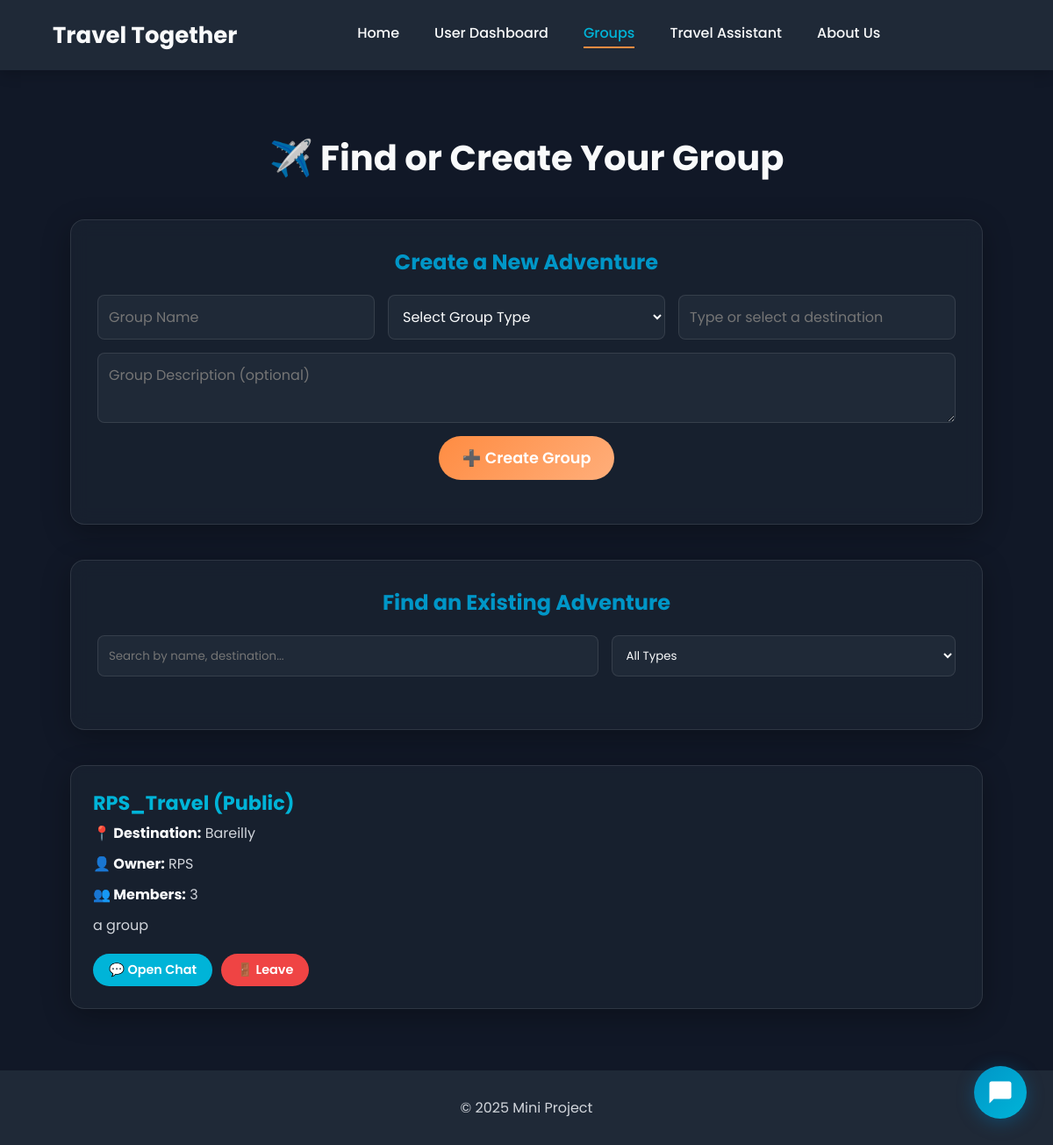
The app's page /groups (signed in) with its own data.
### tables this page shows
CREATE TABLE Groups (
        group_id TEXT PRIMARY KEY,
        group_name TEXT NOT NULL,
        group_description TEXT,
        group_type TEXT NOT NULL CHECK(group_type IN ('Public', 'Private')),
        owner_id TEXT NOT NULL,
        destination_id TEXT,
        member_count INTEGER DEFAULT 1,
        max_members INTEGER DEFAULT 50,
        created_at TEXT DEFAULT CURRENT_TIMESTAMP,
        FOREIGN KEY (owner_id) REFERENCES Users (userid) ON DELETE CASCADE,
        FOREIGN KEY (destination_id) REFERENCES Destinations (destination_id) ON DELETE SET NULL
    );

CREATE TABLE Destinations (
        destination_id TEXT PRIMARY KEY,
        destination_name TEXT UNIQUE NOT NULL,
        country TEXT NOT NULL
    );

CREATE TABLE Users (
        userid TEXT PRIMARY KEY,
        username TEXT UNIQUE NOT NULL,
        password TEXT NOT NULL,
        email TEXT UNIQUE NOT NULL,
        phone_no TEXT UNIQUE,
        gender TEXT CHECK(gender IN ('Male', 'Female', 'Other')),
        marital_status TEXT CHECK(marital_status IN ('Single', 'Married', 'Divorced', 'Widowed')),
        bio TEXT,
        created_at TEXT DEFAULT CURRENT_TIMESTAMP
    );

### app.py (the view, shortened to what this page needs)
@app.route('/groups', methods=["GET", "POST"])
def groups():
    conn, user = validate_user_session()
    if not user:
        return redirect("/auth")
    destinations = database.get_all_destinations()
    groups_list = conn.execute("""
        SELECT g.*, u.username as owner_name, d.destination_name,
               (SELECT 1 FROM GroupMembers gm WHERE gm.group_id = g.group_id AND gm.user_id = ?) as is_member
        FROM Groups g
        JOIN Users u ON g.owner_id = u.userid
        LEFT JOIN Destinations d ON g.destination_id = d.destination_id
    """, (user['userid'],)).fetchall()
    conn.close()
    return render_template('groups.html', groups=groups_list, user=user, destinations=destinations)

### app.py (called while the page is built)
def validate_user_session():
    user_id = session.get("user_id")
    if not user_id:
        return None, None  # No user in session
    conn = database.get_db_connection()
    user = conn.execute("SELECT * FROM Users WHERE userid = ?", (user_id,)).fetchone()
    if not user:
        session.clear()
        flash("Your session was invalid. Please log in again.", "warning")
        conn.close()
        return None, None
    return conn, user

### database.py (called while the page is built)
def get_db_connection():
    conn = sqlite3.connect('travel_together.db')
    conn.row_factory = sqlite3.Row
    conn.execute("PRAGMA foreign_keys = ON;")
    return conn

def get_all_destinations():
    conn = get_db_connection()
    destinations = conn.execute("SELECT * FROM Destinations ORDER BY destination_name ASC").fetchall()
    conn.close()
    return destinations

### templates/groups.html (shortened to what this page needs)
<!DOCTYPE html>
<html lang="en">
<head>
    <link rel="stylesheet" href="/static/style.css">
</head>
<body>
    <header class="navbar">
        <div class="logo">
            <p>Travel Together</p>
        </div>
        <nav class="nav-links" id="nav-links">
            <a href="/home">Home</a>
            <a href="/user">User Dashboard</a>
            <a href="/groups" class="active">Groups</a>
            <a href="/travel">Travel Assistant</a>
            <a href="/about">About Us</a>
        </nav>
    </header>
    <main>
        <div class="groups-container">
            <h2>✈️ Find or Create Your Group</h2>
            <div class="dashboard-card" style="margin-bottom: 40px;">
                <h3 style="text-align: center; margin-bottom: 20px; font-size: 1.5rem; color: var(--primary-color);">Create a New Adventure</h3>
                <form method="POST" action="/groups" class="group-form">
                    <input type="text" name="group_name" placeholder="Group Name" required>
                    <select name="group_type" required>
                        <option value="" disabled selected>Select Group Type</option>
                    </select>
                    <input list="destinations-list" name="destination_name" placeholder="Type or select a destination" required autocomplete="off">
                    <textarea name="group_description" placeholder="Group Description (optional)"></textarea>
                    <button type="submit">➕ Create Group</button>
                </form>
            </div>
            <div class="dashboard-card" style="margin-bottom: 40px;">
                <h3 style="text-align: center; margin-bottom: 20px; font-size: 1.5rem; color: var(--primary-color);">Find an Existing Adventure</h3>
                <div class="filters-container">
                    <input type="search" id="group-search" placeholder="Search by name, destination..." autocomplete="off">
                    <select id="group-type-filter">
                        <option value="All">All Types</option>
                    </select>
                </div>
            </div>
            {% if groups %}
                <ul class="group-list">
                    {% for group in groups %}
                        <li class="group-item">
                            <h3>{{ group['group_name'] }} <span class="type">({{ group['group_type'] }})</span></h3>
                            <p><strong>📍 Destination:</strong> {{ group['destination_name'] or 'Not specified' }}</p>
                            <p><strong>👤 Owner:</strong> {{ group['owner_name'] }}</p>
                            <p><strong>👥 Members:</strong> {{ group['member_count'] }}</p>
                            <p class="desc">{{ group['group_description'] or "No description" }}</p>
                            <div class="group-actions">
                                {% if group['is_member'] %}
                                    <a href="/groups/chat/{{ group['group_id'] }}" class="btn chat-btn">💬 Open Chat</a>
                                {% endif %}
                                {% if group['is_member'] %}
                                    {% if user['userid'] == group['owner_id'] %}
                                        <a href="/groups/delete/{{ group['group_id'] }}" class="btn delete-btn" onclick="return confirm('Are you sure you want to PERMANENTLY delete this group?');">🗑️ Delete</a>
                                    {% else %}
                                        <a href="/groups/leave/{{ group['group_id'] }}" class="btn delete-btn">🚪 Leave</a>
                                    {% endif %}
                                {% else %}
                                    <a href="/groups/join/{{ group['group_id'] }}" class="btn join-btn">👉 Join</a>
                                {% endif %}
                            </div>
                        </li>
                    {% endfor %}
                </ul>
            {% else %}
                <div class="no-group-info">
                     <h3>No groups available yet.</h3>
                     <p>Be the first to create one and start a new journey!</p>
                </div>
            {% endif %}
        </div>
    </main>
    <footer>
        <p>© 2025 Mini Project</p>
    </footer>
    <button class="chatbot-toggle" onclick="toggleChatbot()" id="chatbot-toggle-btn">
    <svg xmlns="http://www.w3.org/2000/svg" viewBox="0 0 24 24" fill="currentColor"><path d="M20 2H4c-1.1 0-2 .9-2 2v18l4-4h14c1.1 0 2-.9 2-2V4c0-1.1-.9-2-2-2z"></path></svg>
</button>
</body>
</html>
</body>
</html>

### records on screen
Groups: group_name "RPS_Travel", group_type "Public", destination_name "Bareilly", owner_name "RPS", member_count "3", group_description "a group"
